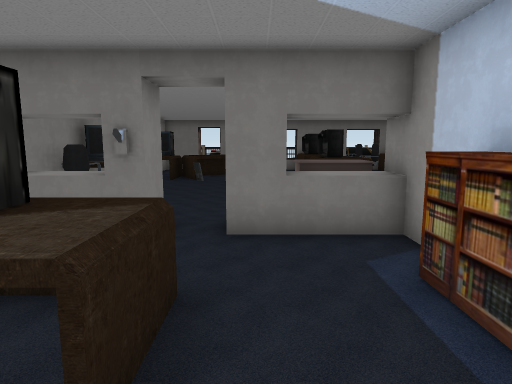
[1] (above)

16 first-person views from a walk through a scene from a Unity 3-D project. The camera is 1.5 m above the floor, tilts 8° down and sees 75° across. The floor is counted in squares, 1 m on a side. Each view is taken from the middle of a square. On the plan, view 1 faces up. The plan holds only what a view shows up to about 15 squares ahead; the rest is blank. The place goes on beyond the plan. The player is left out. Door leaves are left out, so doorways stand open. Some surface patterns are stand-ins.

[2]
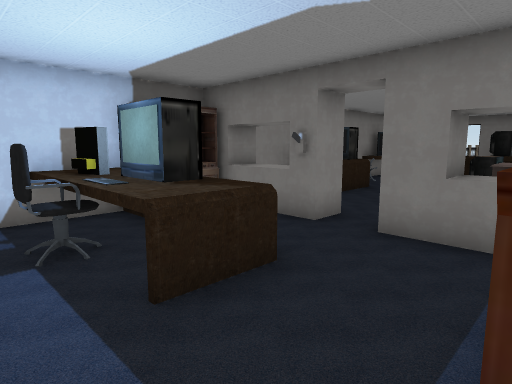

[3]
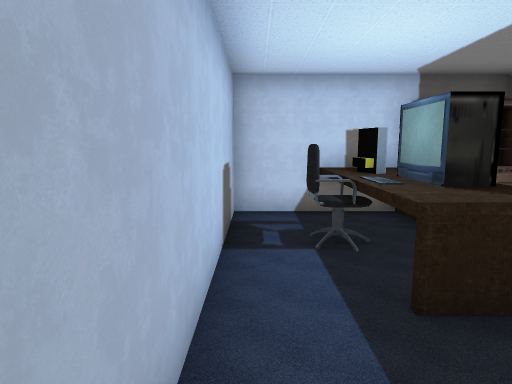

[4]
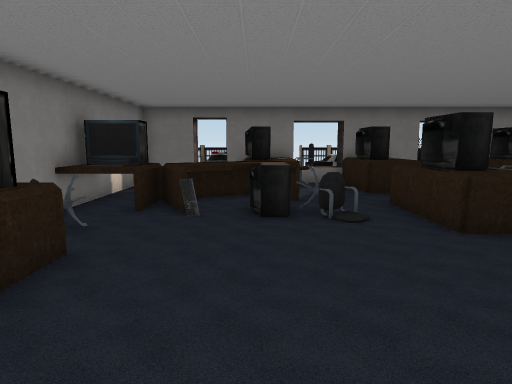

[5]
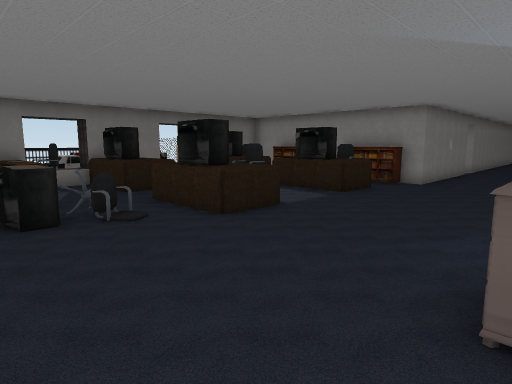

[6]
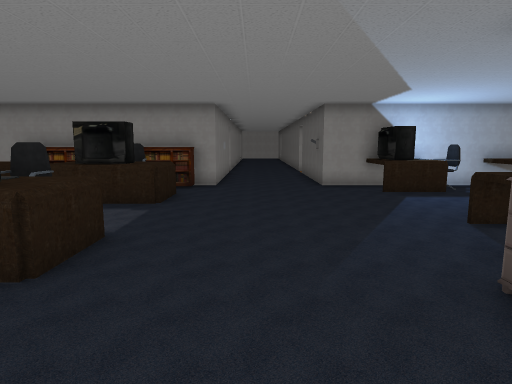

[7]
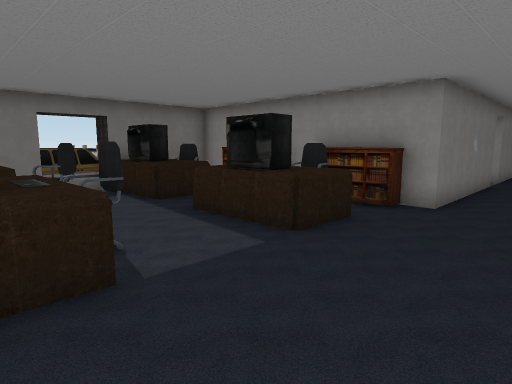

[8]
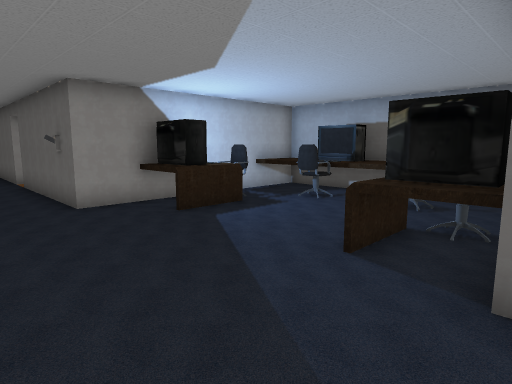

[9]
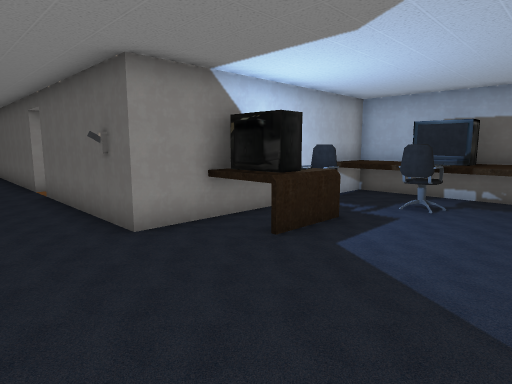

[10]
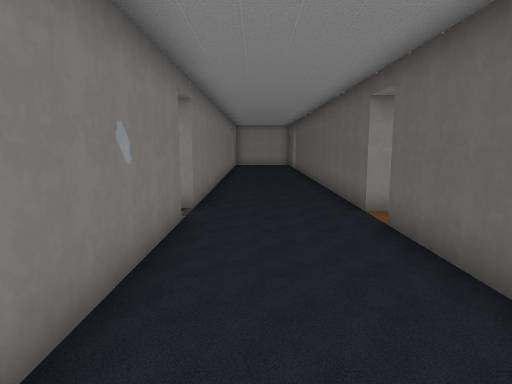

[11]
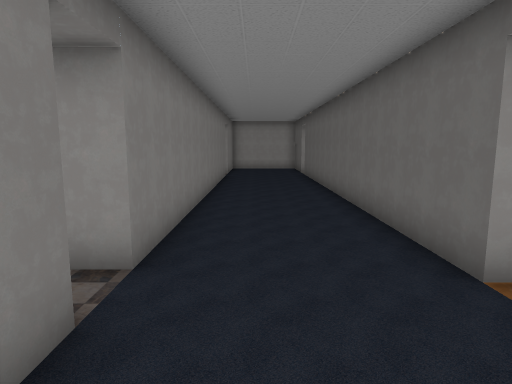

[12]
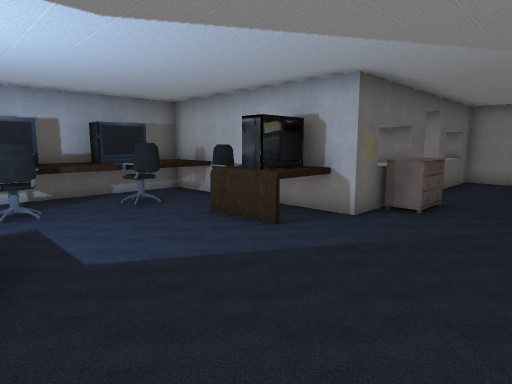

[13]
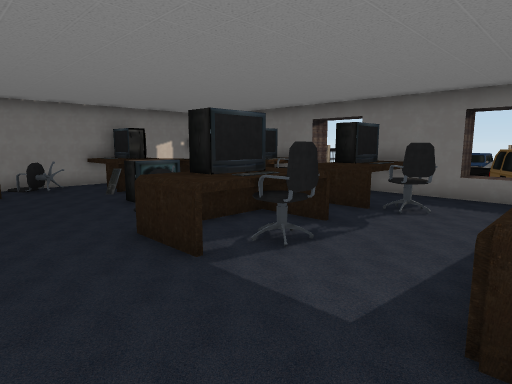

[14]
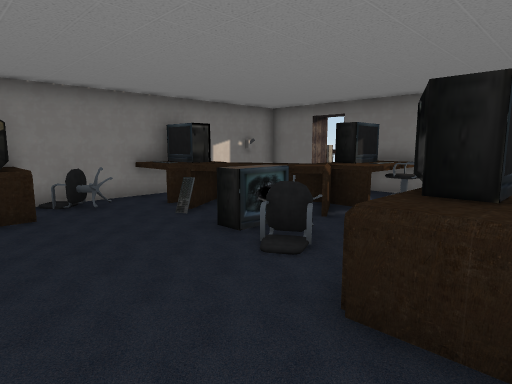

[15]
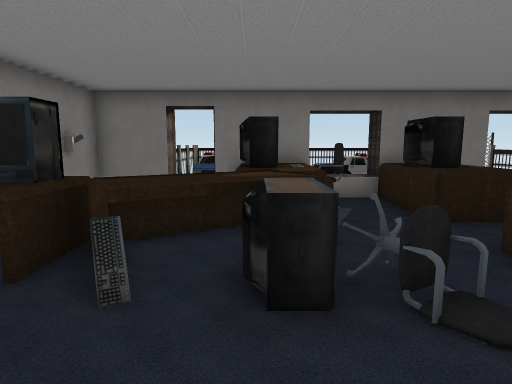

[16]
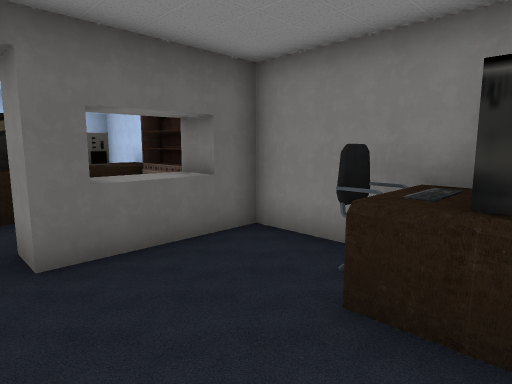

### Floor plan
Key: @ floor where view 1 was taken; # wall or solid block; . floor; D open door; = window, fence, low wall or low ledge; ^ raised ledge; O other object.
Columns run from 6 left of view 1 to 28 right of it. Each row starts with its distance up from view 1.
 22   #   #  ###  #
 21 ###D###^^###^^#####
 20 #    O^..O^...O O #
 19 #O  =OOO.OO...O OO#
 18 #.   O^..O^O..O^ O#
 17 #.  ^^.......... O#
 16 ###^^^^........  O#
 15 #OO^^OOO.O^...O  O#
 14 #..O#O.O.OOO..OOOO#
 13 #OO......O^...O^.O#
 12 #O................######DD#########
 11 ###................................
 10 ###................................
  9 #O.................................
  8 #..................................
  7 #......OO.........######D##########
  6 ##==#D#==#^^....###
  5  O .O....###....###
  4  O  .....#  ....OO#
  3 #O^O#^..O#O.....OO#
  2 #^OOO^..O#..O..O. #
  1 #..O....O#^OOOOO^^#
  0 #.....@ .#^  OOO^^#
 -1 ###################

Where each view was taken, in squares from view 1:
view 1: 0 up, 0 right, facing up
view 2: 0 up, 2 right, facing up-left
view 3: 0 up, 2 right, facing left
view 4: 7 up, 1 left, facing up
view 5: 7 up, 2 left, facing up-right
view 6: 10 up, 1 left, facing right
view 7: 9 up, 3 right, facing up-right
view 8: 10 up, 3 right, facing down-right
view 9: 10 up, 6 right, facing down-right
view 10: 10 up, 11 right, facing right
view 11: 10 up, 15 right, facing right
view 12: 10 up, 10 right, facing down-left
view 13: 10 up, 8 right, facing up-left
view 14: 10 up, 4 right, facing up-left
view 15: 11 up, 1 left, facing up
view 16: 11 up, 1 left, facing down-left
